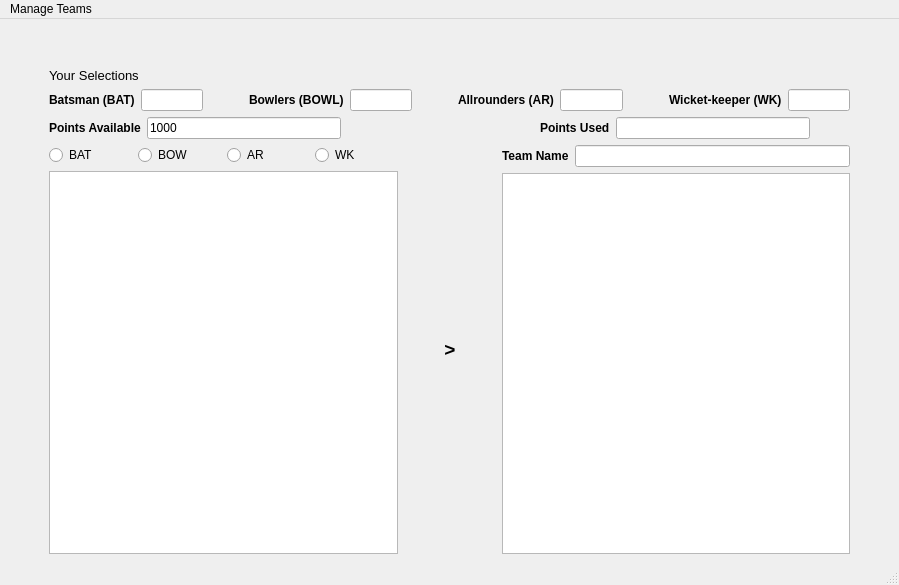
<?xml version="1.0" encoding="UTF-8"?>
<ui version="4.0">
 <class>MainWindow</class>
 <widget class="QMainWindow" name="MainWindow">
  <property name="geometry">
   <rect>
    <x>0</x>
    <y>0</y>
    <width>899</width>
    <height>585</height>
   </rect>
  </property>
  <property name="windowTitle">
   <string>MainWindow</string>
  </property>
  <widget class="QWidget" name="centralwidget">
   <layout class="QGridLayout" name="gridLayout">
    <item row="3" column="2">
     <spacer name="horizontalSpacer_11">
      <property name="orientation">
       <enum>Qt::Horizontal</enum>
      </property>
      <property name="sizeType">
       <enum>QSizePolicy::Fixed</enum>
      </property>
      <property name="sizeHint" stdset="0">
       <size>
        <width>40</width>
        <height>20</height>
       </size>
      </property>
     </spacer>
    </item>
    <item row="3" column="0">
     <spacer name="horizontalSpacer_9">
      <property name="orientation">
       <enum>Qt::Horizontal</enum>
      </property>
      <property name="sizeType">
       <enum>QSizePolicy::Fixed</enum>
      </property>
      <property name="sizeHint" stdset="0">
       <size>
        <width>40</width>
        <height>20</height>
       </size>
      </property>
     </spacer>
    </item>
    <item row="3" column="1">
     <layout class="QVBoxLayout" name="verticalLayout">
      <item>
       <layout class="QHBoxLayout" name="horizontalLayout_7">
        <item>
         <widget class="QLabel" name="label_9">
          <property name="font">
           <font>
            <weight>75</weight>
            <bold>true</bold>
           </font>
          </property>
          <property name="text">
           <string>Points Available</string>
          </property>
         </widget>
        </item>
        <item>
         <layout class="QHBoxLayout" name="horizontalLayout_9">
          <item>
           <widget class="QLineEdit" name="t5">
            <property name="text">
             <string>1000</string>
            </property>
           </widget>
          </item>
          <item>
           <spacer name="horizontalSpacer">
            <property name="orientation">
             <enum>Qt::Horizontal</enum>
            </property>
            <property name="sizeType">
             <enum>QSizePolicy::Expanding</enum>
            </property>
            <property name="sizeHint" stdset="0">
             <size>
              <width>40</width>
              <height>20</height>
             </size>
            </property>
           </spacer>
          </item>
          <item>
           <widget class="QLabel" name="label_11">
            <property name="font">
             <font>
              <weight>75</weight>
              <bold>true</bold>
             </font>
            </property>
            <property name="text">
             <string>Points Used</string>
            </property>
           </widget>
          </item>
          <item>
           <widget class="QLineEdit" name="t6"/>
          </item>
          <item>
           <spacer name="horizontalSpacer_8">
            <property name="orientation">
             <enum>Qt::Horizontal</enum>
            </property>
            <property name="sizeType">
             <enum>QSizePolicy::Minimum</enum>
            </property>
            <property name="sizeHint" stdset="0">
             <size>
              <width>40</width>
              <height>20</height>
             </size>
            </property>
           </spacer>
          </item>
         </layout>
        </item>
       </layout>
      </item>
      <item>
       <layout class="QHBoxLayout" name="horizontalLayout_8">
        <item>
         <layout class="QVBoxLayout" name="verticalLayout_3">
          <item>
           <layout class="QHBoxLayout" name="horizontalLayout_10">
            <item>
             <widget class="QRadioButton" name="rb1">
              <property name="font">
               <font>
                <weight>50</weight>
                <bold>false</bold>
               </font>
              </property>
              <property name="text">
               <string>BAT</string>
              </property>
             </widget>
            </item>
            <item>
             <widget class="QRadioButton" name="rb2">
              <property name="font">
               <font>
                <weight>50</weight>
                <bold>false</bold>
               </font>
              </property>
              <property name="text">
               <string>BOW</string>
              </property>
             </widget>
            </item>
            <item>
             <widget class="QRadioButton" name="rb3">
              <property name="font">
               <font>
                <weight>50</weight>
                <bold>false</bold>
               </font>
              </property>
              <property name="text">
               <string>AR</string>
              </property>
             </widget>
            </item>
            <item>
             <widget class="QRadioButton" name="rb4">
              <property name="font">
               <font>
                <weight>50</weight>
                <bold>false</bold>
               </font>
              </property>
              <property name="text">
               <string>WK</string>
              </property>
             </widget>
            </item>
           </layout>
          </item>
          <item>
           <widget class="QListWidget" name="list1"/>
          </item>
         </layout>
        </item>
        <item>
         <spacer name="horizontalSpacer_2">
          <property name="orientation">
           <enum>Qt::Horizontal</enum>
          </property>
          <property name="sizeType">
           <enum>QSizePolicy::Maximum</enum>
          </property>
          <property name="sizeHint" stdset="0">
           <size>
            <width>40</width>
            <height>20</height>
           </size>
          </property>
         </spacer>
        </item>
        <item>
         <widget class="QLabel" name="label_10">
          <property name="font">
           <font>
            <pointsize>14</pointsize>
            <weight>75</weight>
            <bold>true</bold>
           </font>
          </property>
          <property name="text">
           <string>&gt;</string>
          </property>
          <property name="alignment">
           <set>Qt::AlignCenter</set>
          </property>
         </widget>
        </item>
        <item>
         <spacer name="horizontalSpacer_3">
          <property name="orientation">
           <enum>Qt::Horizontal</enum>
          </property>
          <property name="sizeType">
           <enum>QSizePolicy::Maximum</enum>
          </property>
          <property name="sizeHint" stdset="0">
           <size>
            <width>40</width>
            <height>20</height>
           </size>
          </property>
         </spacer>
        </item>
        <item>
         <layout class="QVBoxLayout" name="verticalLayout_5">
          <item>
           <layout class="QHBoxLayout" name="horizontalLayout_11">
            <item>
             <widget class="QLabel" name="label_12">
              <property name="font">
               <font>
                <weight>75</weight>
                <bold>true</bold>
               </font>
              </property>
              <property name="text">
               <string>Team Name</string>
              </property>
             </widget>
            </item>
            <item>
             <widget class="QLineEdit" name="t7"/>
            </item>
           </layout>
          </item>
          <item>
           <widget class="QListWidget" name="list2"/>
          </item>
          <item>
           <layout class="QHBoxLayout" name="horizontalLayout_2"/>
          </item>
         </layout>
        </item>
       </layout>
      </item>
     </layout>
    </item>
    <item row="1" column="1">
     <layout class="QVBoxLayout" name="verticalLayout_2">
      <item>
       <widget class="QLabel" name="label">
        <property name="font">
         <font>
          <pointsize>10</pointsize>
         </font>
        </property>
        <property name="text">
         <string>Your Selections</string>
        </property>
       </widget>
      </item>
      <item>
       <layout class="QHBoxLayout" name="horizontalLayout">
        <item>
         <widget class="QLabel" name="label_2">
          <property name="font">
           <font>
            <weight>75</weight>
            <bold>true</bold>
           </font>
          </property>
          <property name="text">
           <string>Batsman (BAT)</string>
          </property>
         </widget>
        </item>
        <item>
         <widget class="QLineEdit" name="t1"/>
        </item>
        <item>
         <spacer name="horizontalSpacer_4">
          <property name="orientation">
           <enum>Qt::Horizontal</enum>
          </property>
          <property name="sizeType">
           <enum>QSizePolicy::Minimum</enum>
          </property>
          <property name="sizeHint" stdset="0">
           <size>
            <width>40</width>
            <height>20</height>
           </size>
          </property>
         </spacer>
        </item>
        <item>
         <widget class="QLabel" name="label_3">
          <property name="font">
           <font>
            <weight>75</weight>
            <bold>true</bold>
           </font>
          </property>
          <property name="text">
           <string>Bowlers (BOWL)</string>
          </property>
         </widget>
        </item>
        <item>
         <widget class="QLineEdit" name="t2"/>
        </item>
        <item>
         <spacer name="horizontalSpacer_5">
          <property name="orientation">
           <enum>Qt::Horizontal</enum>
          </property>
          <property name="sizeType">
           <enum>QSizePolicy::Minimum</enum>
          </property>
          <property name="sizeHint" stdset="0">
           <size>
            <width>40</width>
            <height>20</height>
           </size>
          </property>
         </spacer>
        </item>
        <item>
         <widget class="QLabel" name="label_4">
          <property name="font">
           <font>
            <weight>75</weight>
            <bold>true</bold>
           </font>
          </property>
          <property name="text">
           <string>Allrounders (AR)</string>
          </property>
         </widget>
        </item>
        <item>
         <widget class="QLineEdit" name="t3"/>
        </item>
        <item>
         <spacer name="horizontalSpacer_7">
          <property name="orientation">
           <enum>Qt::Horizontal</enum>
          </property>
          <property name="sizeType">
           <enum>QSizePolicy::Minimum</enum>
          </property>
          <property name="sizeHint" stdset="0">
           <size>
            <width>40</width>
            <height>20</height>
           </size>
          </property>
         </spacer>
        </item>
        <item>
         <widget class="QLabel" name="label_5">
          <property name="font">
           <font>
            <weight>75</weight>
            <bold>true</bold>
           </font>
          </property>
          <property name="text">
           <string>Wicket-keeper (WK)</string>
          </property>
         </widget>
        </item>
        <item>
         <widget class="QLineEdit" name="t4"/>
        </item>
        <item>
         <spacer name="horizontalSpacer_6">
          <property name="orientation">
           <enum>Qt::Horizontal</enum>
          </property>
          <property name="sizeHint" stdset="0">
           <size>
            <width>40</width>
            <height>20</height>
           </size>
          </property>
         </spacer>
        </item>
       </layout>
      </item>
     </layout>
    </item>
    <item row="0" column="1">
     <spacer name="verticalSpacer">
      <property name="orientation">
       <enum>Qt::Vertical</enum>
      </property>
      <property name="sizeType">
       <enum>QSizePolicy::Fixed</enum>
      </property>
      <property name="sizeHint" stdset="0">
       <size>
        <width>20</width>
        <height>40</height>
       </size>
      </property>
     </spacer>
    </item>
   </layout>
  </widget>
  <widget class="QMenuBar" name="menubar">
   <property name="geometry">
    <rect>
     <x>0</x>
     <y>0</y>
     <width>899</width>
     <height>21</height>
    </rect>
   </property>
   <widget class="QMenu" name="menuManage_Teams">
    <property name="title">
     <string>Manage Teams</string>
    </property>
    <addaction name="actionNEW_Team"/>
    <addaction name="actionOPEN_Team"/>
    <addaction name="actionSAVE_Team"/>
    <addaction name="actionEVALUATE_Team"/>
   </widget>
   <addaction name="menuManage_Teams"/>
  </widget>
  <widget class="QStatusBar" name="statusbar"/>
  <action name="actionNEW_Team">
   <property name="text">
    <string>NEW Team</string>
   </property>
   <property name="shortcut">
    <string>Alt+N</string>
   </property>
  </action>
  <action name="actionOPEN_Team">
   <property name="text">
    <string>OPEN Team</string>
   </property>
  </action>
  <action name="actionSAVE_Team">
   <property name="text">
    <string>SAVE Team</string>
   </property>
  </action>
  <action name="actionEVALUATE_Team">
   <property name="text">
    <string>EVALUATE Team</string>
   </property>
  </action>
 </widget>
 <resources/>
 <connections/>
</ui>
